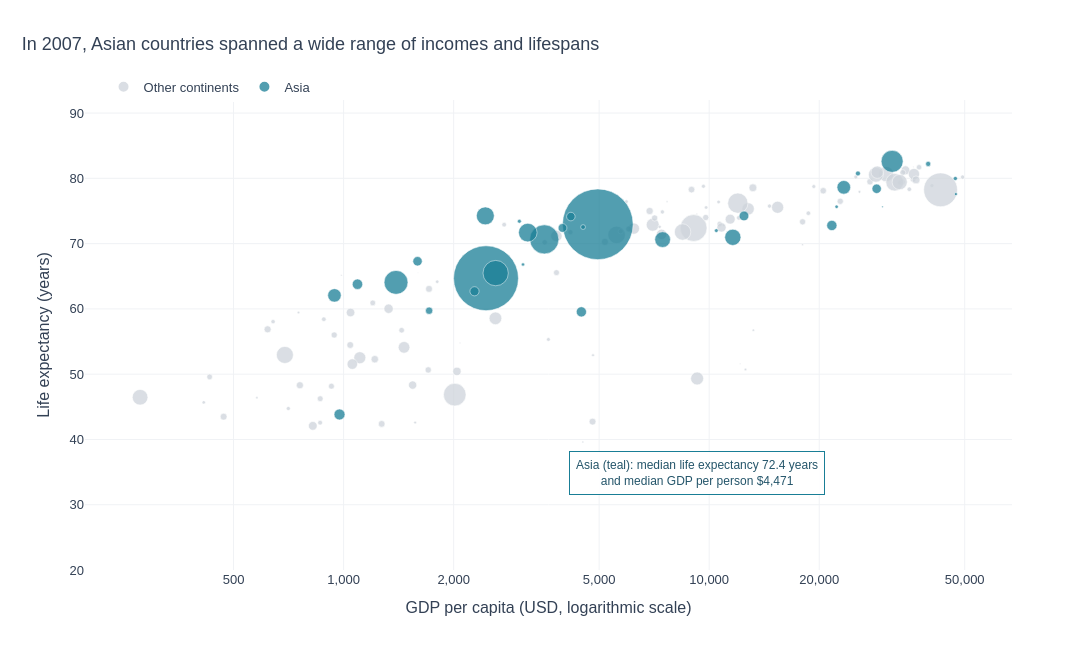

Notebook code for this chart:
### Markdown cell above
## Task 2 — Bubble chart: tell a story

**What to build:** A bubble chart (full 2007 dataset, all countries) where:
- x = GDP per capita (log scale)
- y = life expectancy
- size = population
- colour = ONE continent highlighted (your choice), all others grey
- At least one annotation explaining the highlighted group's story

> This is the grey-and-highlight technique applied to a bubble chart.

### Code cell
# Task 2 — Full Gapminder sample (2007); highlight Asia against grey context.
df_2007 = df[df.year == 2007].copy()
assert len(df_2007) == df.country.nunique() == 142
highlight = 'Asia'
df_2007['Highlight'] = df_2007.continent.apply(
    lambda c: highlight if c == highlight else 'Other continents')
# Draw grey bubbles first so coloured bubbles remain visible in front.
df_2007['Highlight'] = pd.Categorical(
    df_2007['Highlight'], categories=['Other continents', highlight], ordered=True)

asia_2007 = df_2007[df_2007.continent == highlight]
median_asia_gdp = asia_2007.gdpPercap.median()
median_asia_life = asia_2007.lifeExp.median()

fig2 = px.scatter(
    df_2007, x='gdpPercap', y='lifeExp', size='pop',
    color='Highlight', hover_name='country',
    hover_data={'continent':True, 'pop':':,', 'gdpPercap':':,.0f', 'lifeExp':':.1f', 'Highlight':False},
    category_orders={'Highlight': ['Other continents', 'Asia']},
    color_discrete_map={'Other continents':'#CED4DB', 'Asia':'#197E96'},
    opacity=0.75, size_max=50, log_x=True,
    labels={'gdpPercap':'GDP per capita (USD, logarithmic scale)',
            'lifeExp':'Life expectancy (years)', 'pop':'Population', 'Highlight':''},
    title='In 2007, Asian countries spanned a wide range of incomes and lifespans')
# Use paper coordinates to keep the median note visible on a log-x chart.
fig2.add_annotation(
    xref='paper', yref='paper', x=0.66, y=0.16,
    text=f'Asia (teal): median life expectancy {median_asia_life:.1f} years<br>and median GDP per person ${median_asia_gdp:,.0f}',
    showarrow=False,
    bordercolor='#197E96', borderwidth=1,
    bgcolor='rgba(255,255,255,0.94)', font=dict(color='#24556A',size=12),
    borderpad=6)
fig2.update_layout(
    width=1100, height=650, template='plotly_white',
    title=dict(x=0.02),
    xaxis=dict(type='log', showgrid=True, gridcolor='#F0F2F5'),
    yaxis=dict(showgrid=True, gridcolor='#F0F2F5', range=[20,92]),
    legend=dict(title=None, orientation='h', y=1.06, x=0.02, itemsizing='constant'),
    margin=dict(l=85,r=80,t=100,b=80),
    paper_bgcolor='white', plot_bgcolor='white',
    font=dict(family='Arial',size=13,color='#334155'))
fig2.update_traces(marker=dict(line=dict(color='#FFFFFF', width=0.6)))
assert fig2.layout.xaxis.type == 'log'
assert len(fig2.data) == 2 and sum(len(trace.x) for trace in fig2.data) == 142
fig2.update_xaxes(tickvals=[500,1000,2000,5000,10000,20000,50000], ticktext=['500','1,000','2,000','5,000','10,000','20,000','50,000'])
fig2.update_layout(width=1100)
fig2.show()
print(f'{len(df_2007)} countries included; {len(asia_2007)} Asian countries highlighted. Asia median GDP/person: ${median_asia_gdp:,.0f}; median life expectancy: {median_asia_life:.1f} years.')

### Figure 1 — Plotly figure (JSON) as saved in the notebook; plotly's stock layout.template omitted (floating-point values rounded to 4 significant figures; data arrays with more than 128 entries replaced by an {"elided": "..."} marker saying what was removed)
{"data": [{"customdata": {"elided": "109x3 mixed values"}, "hovertemplate": "<b>%{hovertext}</b><br><br>GDP per capita (USD, logarithmic scale)=%{x:,.0f}<br>Life expectancy (years)=%{y:.1f}<br>Population=%{customdata[1]:,}<br>continent=%{customdata[0]}<extra></extra>", "hovertext": ["Albania", "Algeria", "Angola", "Argentina", "Australia", "Austria", "Belgium", "Benin", "Bolivia", "Bosnia and Herzegovina", "Botswana", "Brazil", "Bulgaria", "Burkina Faso", "Burundi", "Cameroon", "Canada", "Central African Republic", "Chad", "Chile", "Colombia", "Comoros", "Congo, Dem. Rep.", "Congo, Rep.", "Costa Rica", "Cote d'Ivoire", "Croatia", "Cuba", "Czech Republic", "Denmark", "Djibouti", "Dominican Republic", "Ecuador", "Egypt", "El Salvador", "Equatorial Guinea", "Eritrea", "Ethiopia", "Finland", "France", "Gabon", "Gambia", "Germany", "Ghana", "Greece", "Guatemala", "Guinea", "Guinea-Bissau", "Haiti", "Honduras", "Hungary", "Iceland", "Ireland", "Italy", "Jamaica", "Kenya", "Lesotho", "Liberia", "Libya", "Madagascar", "Malawi", "Mali", "Mauritania", "Mauritius", "Mexico", "Montenegro", "Morocco", "Mozambique", "Namibia", "Netherlands", "New Zealand", "Nicaragua", "Niger", "Nigeria", "Norway", "Panama", "Paraguay", "Peru", "Poland", "Portugal", "Puerto Rico", "Reunion", "Romania", "Rwanda", "Sao Tome and Principe", "Senegal", "Serbia", "Sierra Leone", "Slovak Republic", "Slovenia", "Somalia", "South Africa", "Spain", "Sudan", "Swaziland", "Sweden", "Switzerland", "Tanzania", "Togo", "Trinidad and Tobago", "Tunisia", "Turkey", "Uganda", "United Kingdom", "United States", "Uruguay", "Venezuela", "Zambia", "Zimbabwe"], "legendgroup": "Other continents", "marker": {"color": "#CED4DB", "line": {"color": "#FFFFFF", "width": 0.6}, "opacity": 0.75, "size": [3600523, 33333216, 12420476, 40301927, 20434176, 8199783, 10392226, 8078314, 9119152, 4552198, 1639131, 190010647, 7322858, 14326203, 8390505, 17696293, 33390141, 4369038, 10238807, 16284741, 44227550, 710960, 64606759, 3800610, 4133884, 18013409, 4493312, 11416987, 10228744, 5468120, 496374, 9319622, 13755680, 80264543, 6939688, 551201, 4906585, 76511887, 5238460, 61083916, 1454867, 1688359, 82400996, 22873338, 10706290, 12572928, 9947814, 1472041, 8502814, 7483763, 9956108, 301931, 4109086, 58147733, 2780132, 35610177, 2012649, 3193942, 6036914, 19167654, 13327079, 12031795, 3270065, 1250882, 108700891, 684736, 33757175, 19951656, 2055080, 16570613, 4115771, 5675356, 12894865, 135031164, 4627926, 3242173, 6667147, 28674757, 38518241, 10642836, 3942491, 798094, 22276056, 8860588, 199579, 12267493, 10150265, 6144562, 5447502, 2009245, 9118773, 43997828, 40448191, 42292929, 1133066, 9031088, 7554661, 38139640, 5701579, 1056608, 10276158, 71158647, 29170398, 60776238, 301139947, 3447496, 26084662, 11746035, 12311143], "sizemode": "area", "sizeref": 527500.0, "symbol": "circle"}, "mode": "markers", "name": "Other continents", "orientation": "v", "showlegend": true, "type": "scatter", "x": [5937.0, 6223.0, 4797.0, 12780.0, 34440.0, 36130.0, 33690.0, 1441.0, 3822.0, 7446.0, 12570.0, 9066.0, 10680.0, 1217.0, 430.1, 2042.0, 36320.0, 706.0, 1704.0, 13170.0, 7007.0, 986.1, 277.6, 3633.0, 9645.0, 1545.0, 14620.0, 8948.0, 22830.0, 35280.0, 2082.0, 6025.0, 6873.0, 5581.0, 5728.0, 12150.0, 641.4, 690.8, 33210.0, 30470.0, 13210.0, 752.7, 32170.0, 1328.0, 27540.0, 5186.0, 942.7, 579.2, 1202.0, 3548.0, 18010.0, 36180.0, 40680.0, 28570.0, 7321.0, 1463.0, 1569.0, 414.5, 12060.0, 1045.0, 759.3, 1043.0, 1803.0, 10960.0, 11980.0, 9254.0, 3820.0, 823.7, 4811.0, 36800.0, 25190.0, 2749.0, 619.7, 2014.0, 49360.0, 9809.0, 4173.0, 7409.0, 15390.0, 20510.0, 19330.0, 7670.0, 10810.0, 863.1, 1598.0, 1712.0, 9787.0, 862.5, 18680.0, 25770.0, 926.1, 9270.0, 28820.0, 2602.0, 4513.0, 33860.0, 37510.0, 1107.0, 883.0, 18010.0, 7093.0, 8458.0, 1056.0, 33200.0, 42950.0, 10610.0, 11420.0, 1271.0, 469.7], "xaxis": "x", "y": [76.42, 72.3, 42.73, 75.32, 81.23, 79.83, 79.44, 56.73, 65.55, 74.85, 50.73, 72.39, 73.0, 52.3, 49.58, 50.43, 80.65, 44.74, 50.65, 78.55, 72.89, 65.15, 46.46, 55.32, 78.78, 48.33, 75.75, 78.27, 76.49, 78.33, 54.79, 72.23, 74.99, 71.34, 71.88, 51.58, 58.04, 52.95, 79.31, 80.66, 56.73, 59.45, 79.41, 60.02, 79.48, 70.26, 56.01, 46.39, 60.92, 70.2, 73.34, 81.76, 78.89, 80.55, 72.57, 54.11, 42.59, 45.68, 73.95, 59.44, 48.3, 54.47, 64.16, 72.8, 76.19, 74.54, 71.16, 42.08, 52.91, 79.76, 80.2, 72.9, 56.87, 46.86, 80.2, 75.54, 71.75, 71.42, 75.56, 78.1, 78.75, 76.44, 72.48, 46.24, 65.53, 63.06, 74.0, 42.57, 74.66, 77.93, 48.16, 49.34, 80.94, 58.56, 39.61, 80.88, 81.7, 52.52, 58.42, 69.82, 73.92, 71.78, 51.54, 79.42, 78.24, 76.38, 73.75, 42.38, 43.49], "yaxis": "y"}, {"customdata": [["Asia", 31889923, "Asia"], ["Asia", 708573, "Asia"], ["Asia", 150448339, "Asia"], ["Asia", 14131858, "Asia"], ["Asia", 1318683096, "Asia"], ["Asia", 6980412, "Asia"], ["Asia", 1110396331, "Asia"], ["Asia", 223547000, "Asia"], ["Asia", 69453570, "Asia"], ["Asia", 27499638, "Asia"], ["Asia", 6426679, "Asia"], ["Asia", 127467972, "Asia"], ["Asia", 6053193, "Asia"], ["Asia", 23301725, "Asia"], ["Asia", 49044790, "Asia"], ["Asia", 2505559, "Asia"], ["Asia", 3921278, "Asia"], ["Asia", 24821286, "Asia"], ["Asia", 2874127, "Asia"], ["Asia", 47761980, "Asia"], ["Asia", 28901790, "Asia"], ["Asia", 3204897, "Asia"], ["Asia", 169270617, "Asia"], ["Asia", 91077287, "Asia"], ["Asia", 27601038, "Asia"], ["Asia", 4553009, "Asia"], ["Asia", 20378239, "Asia"], ["Asia", 19314747, "Asia"], ["Asia", 23174294, "Asia"], ["Asia", 65068149, "Asia"], ["Asia", 85262356, "Asia"], ["Asia", 4018332, "Asia"], ["Asia", 22211743, "Asia"]], "hovertemplate": "<b>%{hovertext}</b><br><br>GDP per capita (USD, logarithmic scale)=%{x:,.0f}<br>Life expectancy (years)=%{y:.1f}<br>Population=%{customdata[1]:,}<br>continent=%{customdata[0]}<extra></extra>", "hovertext": ["Afghanistan", "Bahrain", "Bangladesh", "Cambodia", "China", "Hong Kong, China", "India", "Indonesia", "Iran", "Iraq", "Israel", "Japan", "Jordan", "Korea, Dem. Rep.", "Korea, Rep.", "Kuwait", "Lebanon", "Malaysia", "Mongolia", "Myanmar", "Nepal", "Oman", "Pakistan", "Philippines", "Saudi Arabia", "Singapore", "Sri Lanka", "Syria", "Taiwan", "Thailand", "Vietnam", "West Bank and Gaza", "Yemen, Rep."], "legendgroup": "Asia", "marker": {"color": "#197E96", "line": {"color": "#FFFFFF", "width": 0.6}, "opacity": 0.75, "size": [31889923, 708573, 150448339, 14131858, 1318683096, 6980412, 1110396331, 223547000, 69453570, 27499638, 6426679, 127467972, 6053193, 23301725, 49044790, 2505559, 3921278, 24821286, 2874127, 47761980, 28901790, 3204897, 169270617, 91077287, 27601038, 4553009, 20378239, 19314747, 23174294, 65068149, 85262356, 4018332, 22211743], "sizemode": "area", "sizeref": 527500.0, "symbol": "circle"}, "mode": "markers", "name": "Asia", "orientation": "v", "showlegend": true, "type": "scatter", "x": [974.6, 29800.0, 1391.0, 1714.0, 4959.0, 39720.0, 2452.0, 3541.0, 11610.0, 4471.0, 25520.0, 31660.0, 4519.0, 1593.0, 23350.0, 47310.0, 10460.0, 12450.0, 3096.0, 944.0, 1091.0, 22320.0, 2606.0, 3190.0, 21650.0, 47140.0, 3970.0, 4185.0, 28720.0, 7458.0, 2442.0, 3025.0, 2281.0], "xaxis": "x", "y": [43.83, 75.64, 64.06, 59.72, 72.96, 82.21, 64.7, 70.65, 70.96, 59.55, 80.75, 82.6, 72.53, 67.3, 78.62, 77.59, 71.99, 74.24, 66.8, 62.07, 63.78, 75.64, 65.48, 71.69, 72.78, 79.97, 72.4, 74.14, 78.4, 70.62, 74.25, 73.42, 62.7], "yaxis": "y"}], "layout": {"annotations": [{"bgcolor": "rgba(255,255,255,0.94)", "bordercolor": "#197E96", "borderpad": 6, "borderwidth": 1, "font": {"color": "#24556A", "size": 12}, "showarrow": false, "text": "Asia (teal): median life expectancy 72.4 years<br>and median GDP per person $4,471", "x": 0.66, "xref": "paper", "y": 0.16, "yref": "paper"}], "font": {"color": "#334155", "family": "Arial", "size": 13}, "height": 650, "legend": {"itemsizing": "constant", "orientation": "h", "title": {}, "tracegroupgap": 0, "x": 0.02, "y": 1.06}, "margin": {"b": 80, "l": 85, "r": 80, "t": 100}, "paper_bgcolor": "white", "plot_bgcolor": "white", "title": {"text": "In 2007, Asian countries spanned a wide range of incomes and lifespans", "x": 0.02}, "width": 1100, "xaxis": {"anchor": "y", "domain": [0.0, 1.0], "gridcolor": "#F0F2F5", "showgrid": true, "ticktext": ["500", "1,000", "2,000", "5,000", "10,000", "20,000", "50,000"], "tickvals": [500, 1000, 2000, 5000, 10000, 20000, 50000], "title": {"text": "GDP per capita (USD, logarithmic scale)"}, "type": "log"}, "yaxis": {"anchor": "x", "domain": [0.0, 1.0], "gridcolor": "#F0F2F5", "range": [20, 92], "showgrid": true, "title": {"text": "Life expectancy (years)"}}}}
